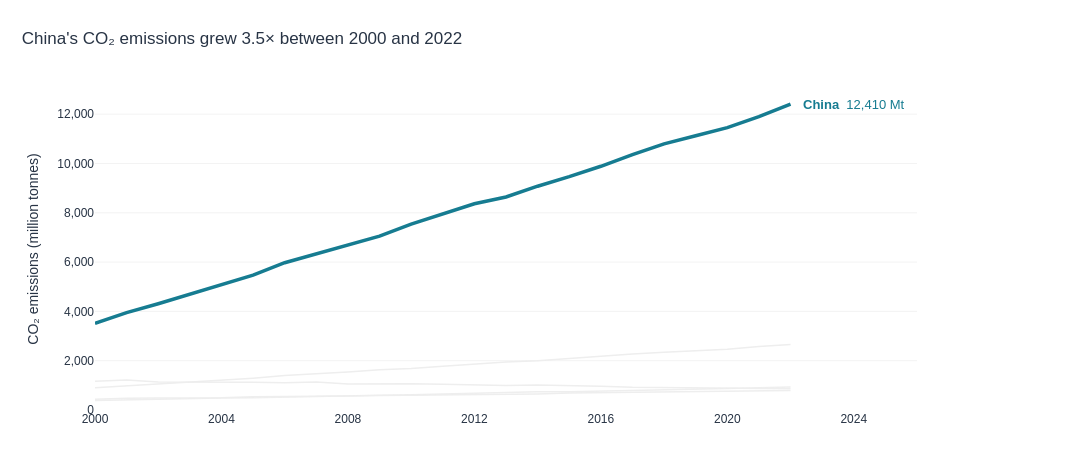

This figure's notebook cell:
### Markdown cell above
---
## Task 2 — A line chart showing CO2 emissions over time for all Asian countries in the dataset, with one country highlighted.

**same requirements as Task1**

### Code cell
# TASK 2 — All Asian countries for context, highlighting China.
asia = df[df['Region'] == 'Asia'].copy()
asia_highlight = 'China'
china_asia = asia[asia['Country'] == asia_highlight].sort_values('Year')
start_mt = china_asia.loc[china_asia['Year'] == first_year, 'CO2_Mt'].iloc[0]
end_mt = china_asia.loc[china_asia['Year'] == last_year, 'CO2_Mt'].iloc[0]
growth_multiple = end_mt / start_mt

fig2 = go.Figure()
for country, country_data in asia[asia['Country'] != asia_highlight].groupby('Country'):
    fig2.add_trace(go.Scatter(
        x=country_data['Year'], y=country_data['CO2_Mt'],
        mode='lines', name=country,
        line=dict(color='#EEEEEE', width=1.5),
        hovertemplate=f'{country}<br>Year: %{{x}}<br>CO₂ emissions: %{{y:,.0f}} Mt<extra></extra>',
        showlegend=False
    ))

fig2.add_trace(go.Scatter(
    x=china_asia['Year'], y=china_asia['CO2_Mt'],
    mode='lines', name=asia_highlight,
    line=dict(color='#167C91', width=3.5),
    hovertemplate='China<br>Year: %{x}<br>CO₂ emissions: %{y:,.0f} Mt<extra></extra>',
    showlegend=False
))
fig2.add_annotation(
    x=last_year, y=end_mt, text=f'<b>{asia_highlight}</b>  {end_mt:,.0f} Mt',
    showarrow=False, xanchor='left', xshift=10,
    font=dict(color='#167C91', size=13)
)
fig2.update_layout(
    title=dict(text=f"China's CO₂ emissions grew {growth_multiple:.1f}× between {first_year} and {last_year}", x=0.02),
    xaxis=dict(title=None, range=[first_year, last_year + 4], dtick=4, showgrid=False,
               zeroline=False, showline=False),
    yaxis=dict(title='CO₂ emissions (million tonnes)', rangemode='tozero',
               showgrid=True, gridcolor='#F3F3F3', zeroline=False, showline=False,
               tickformat=',d'),
    template='plotly_white', height=460,
    margin=dict(l=95, r=175, t=88, b=50),
    font=dict(family='Arial', size=12, color='#283445'),
    paper_bgcolor='white', plot_bgcolor='white',
    showlegend=False
)
assert len(fig2.data) == asia['Country'].nunique()
assert sum(t.line.color != '#EEEEEE' for t in fig2.data) == 1
fig2.update_layout(width=1100)
fig2.show()
print(f'All {asia["Country"].nunique()} Asian countries included. '
      f'China: {start_mt:,.1f} Mt → {end_mt:,.1f} Mt ({growth_multiple:.2f}×).')

### Figure 1 — Plotly figure (JSON) as saved in the notebook; plotly's stock layout.template omitted (floating-point values rounded to 4 significant figures)
{"data": [{"hovertemplate": "India<br>Year: %{x}<br>CO₂ emissions: %{y:,.0f} Mt<extra></extra>", "line": {"color": "#EEEEEE", "width": 1.5}, "mode": "lines", "name": "India", "showlegend": false, "type": "scatter", "x": [2000, 2001, 2002, 2003, 2004, 2005, 2006, 2007, 2008, 2009, 2010, 2011, 2012, 2013, 2014, 2015, 2016, 2017, 2018, 2019, 2020, 2021, 2022], "y": [901.6, 974.6, 1056.0, 1146.0, 1205.0, 1291.0, 1396.0, 1466.0, 1542.0, 1637.0, 1687.0, 1774.0, 1865.0, 1945.0, 1994.0, 2092.0, 2177.0, 2267.0, 2345.0, 2419.0, 2466.0, 2580.0, 2661.0]}, {"hovertemplate": "Indonesia<br>Year: %{x}<br>CO₂ emissions: %{y:,.0f} Mt<extra></extra>", "line": {"color": "#EEEEEE", "width": 1.5}, "mode": "lines", "name": "Indonesia", "showlegend": false, "type": "scatter", "x": [2000, 2001, 2002, 2003, 2004, 2005, 2006, 2007, 2008, 2009, 2010, 2011, 2012, 2013, 2014, 2015, 2016, 2017, 2018, 2019, 2020, 2021, 2022], "y": [382.8, 400.4, 430.7, 453.8, 482.6, 501.9, 533.0, 551.8, 586.6, 602.5, 614.5, 647.3, 680.1, 717.7, 736.3, 738.2, 768.8, 813.7, 834.8, 872.3, 876.5, 898.5, 930.5]}, {"hovertemplate": "Japan<br>Year: %{x}<br>CO₂ emissions: %{y:,.0f} Mt<extra></extra>", "line": {"color": "#EEEEEE", "width": 1.5}, "mode": "lines", "name": "Japan", "showlegend": false, "type": "scatter", "x": [2000, 2001, 2002, 2003, 2004, 2005, 2006, 2007, 2008, 2009, 2010, 2011, 2012, 2013, 2014, 2015, 2016, 2017, 2018, 2019, 2020, 2021, 2022], "y": [1166.0, 1220.0, 1136.0, 1131.0, 1151.0, 1127.0, 1101.0, 1133.0, 1050.0, 1061.0, 1064.0, 1042.0, 1005.0, 990.9, 1010.0, 996.6, 967.4, 925.1, 916.6, 914.5, 902.8, 898.1, 865.1]}, {"hovertemplate": "South Korea<br>Year: %{x}<br>CO₂ emissions: %{y:,.0f} Mt<extra></extra>", "line": {"color": "#EEEEEE", "width": 1.5}, "mode": "lines", "name": "South Korea", "showlegend": false, "type": "scatter", "x": [2000, 2001, 2002, 2003, 2004, 2005, 2006, 2007, 2008, 2009, 2010, 2011, 2012, 2013, 2014, 2015, 2016, 2017, 2018, 2019, 2020, 2021, 2022], "y": [438.1, 481.5, 490.6, 490.8, 494.6, 537.2, 539.0, 566.1, 570.0, 585.4, 595.9, 620.6, 631.1, 649.6, 646.2, 686.5, 704.0, 706.0, 738.5, 750.8, 755.8, 777.3, 789.5]}, {"hovertemplate": "China<br>Year: %{x}<br>CO₂ emissions: %{y:,.0f} Mt<extra></extra>", "line": {"color": "#167C91", "width": 3.5}, "mode": "lines", "name": "China", "showlegend": false, "type": "scatter", "x": [2000, 2001, 2002, 2003, 2004, 2005, 2006, 2007, 2008, 2009, 2010, 2011, 2012, 2013, 2014, 2015, 2016, 2017, 2018, 2019, 2020, 2021, 2022], "y": [3514.0, 3952.0, 4312.0, 4692.0, 5079.0, 5468.0, 5974.0, 6323.0, 6673.0, 7053.0, 7543.0, 7972.0, 8365.0, 8641.0, 9078.0, 9466.0, 9887.0, 10360.0, 10790.0, 11130.0, 11450.0, 11900.0, 12410.0]}], "layout": {"annotations": [{"font": {"color": "#167C91", "size": 13}, "showarrow": false, "text": "<b>China</b>  12,410 Mt", "x": 2022, "xanchor": "left", "xshift": 10, "y": 12410.0}], "font": {"color": "#283445", "family": "Arial", "size": 12}, "height": 460, "margin": {"b": 50, "l": 95, "r": 175, "t": 88}, "paper_bgcolor": "white", "plot_bgcolor": "white", "showlegend": false, "title": {"text": "China's CO₂ emissions grew 3.5× between 2000 and 2022", "x": 0.02}, "width": 1100, "xaxis": {"dtick": 4, "range": [2000, 2026], "showgrid": false, "showline": false, "title": {}, "zeroline": false}, "yaxis": {"gridcolor": "#F3F3F3", "rangemode": "tozero", "showgrid": true, "showline": false, "tickformat": ",d", "title": {"text": "CO₂ emissions (million tonnes)"}, "zeroline": false}}}
